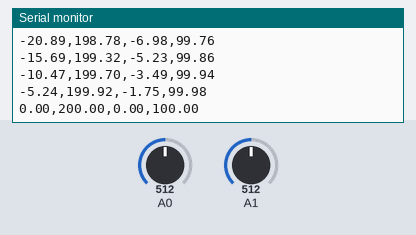
The sketch below on a simulated Arduino Uno, built with avr-gcc and run on an emulated ATmega328P. Shown: the last lines printed to the serial monitor. Inputs (shaded band) come from the test bench; at power-on: A0 = 512, A1 = 512.

Above: at 6.3 s.
6.4 s: A0 set to 716
At 7.4 s:
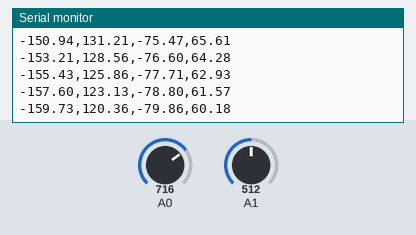
7.9 s: A1 set to 716
At 8.6 s:
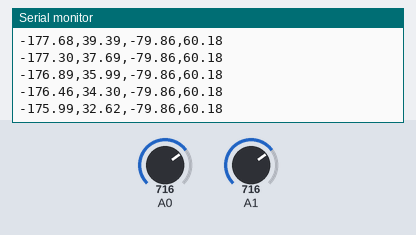
9.4 s: A0 set to 900
At 10.6 s:
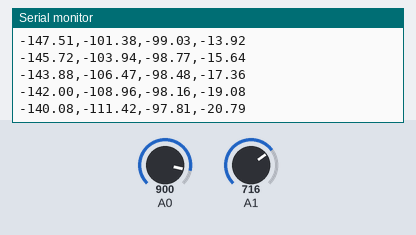
10.9 s: A1 set to 900
At 12.0 s:
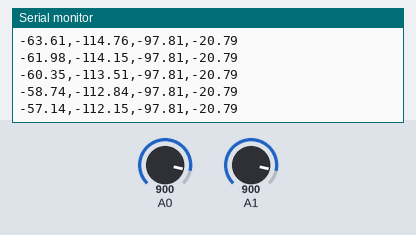
Timing chart, 0 to 13.4 s (numbered marks = the images above; inputs shaded):
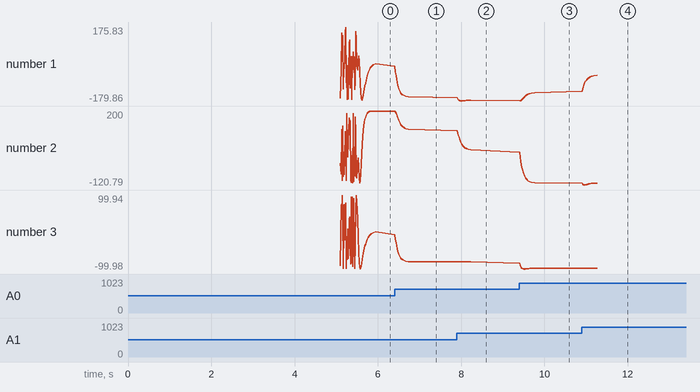

Measured:
- after the input at 6.4 s, the serial monitor: prints a new line at once (image 1)
- after the input at 9.4 s, the serial monitor: prints a new line at once (image 3)
- after the input at 10.9 s, the serial monitor: prints a new line at once (image 4)
- plotted number 1: 0 → -159.73 after the input at 6.4 s, -175.99 → -140.08 after the input at 9.4 s, -140.08 → -57.14 after the input at 10.9 s
- plotted number 2: 200 → 120.36 after the input at 6.4 s, 32.62 → -111.42 after the input at 9.4 s, -111.42 → -112.15 after the input at 10.9 s
- plotted number 3: 0 → -79.86 after the input at 6.4 s, -79.86 → -97.81 after the input at 9.4 s

The sketch:

potenciometro.ino
```cpp
#include "potenciometro.h"
#include "math.h"

Pot pot1(A0);
Pot pot2(A1);

// Variáveis para guardar a última posição (x,y) que foi impressa.
// Iniciamos com um valor que provavelmente será diferente do primeiro cálculo.
float ultimoX = -999.0;
float ultimoY = -999.0;

int L = 100;

// (Opcional, mas recomendado) Define uma pequena tolerância.
// O valor só será impresso se a mudança for maior que este valor.
// Isso evita impressões desnecessárias por causa de ruído elétrico mínimo.
const float TOLERANCIA = 0.5;

void setup() {
  Serial.begin(115200);
  delay(100);
  pot1.setAngRef();
  pot2.setAngRef();
  delay(5000);
}

void loop() {
  // 1. A leitura e os cálculos continuam sendo feitos em toda iteração do loop.
  // Isso garante que você sempre tenha os dados mais recentes, sem alterar a lógica de leitura.
  int ang1 = pot1.leitura();
  int ang2 = pot2.leitura();

  float rad1 = pot1.angulo(ang1);
  float rad2 = pot2.angulo(ang2);

  float y = L * (cos(rad1) + cos(rad1 + rad2));
  float x = L * (sin(rad1) + sin(rad1 + rad2));

  float yH = L * (cos(rad1));
  float xH = L * (sin(rad1));

  // 2. A CONDIÇÃO é aplicada aqui, ANTES de imprimir.
  // Comparamos o valor recém-calculado de 'x' e 'y' com o último que foi impresso.
  // A função fabs() calcula o valor absoluto (módulo) da diferença.
  if (fabs(x - ultimoX) > TOLERANCIA || fabs(y - ultimoY) > TOLERANCIA) {

    // 3. Se a mudança for maior que a tolerância, imprimimos.
    Serial.print(x);
    Serial.print(",");
    Serial.print(y);
    Serial.print(",");
    Serial.print(xH);
    Serial.print(",");
    Serial.println(yH);

    // 4. E SÓ ENTÃO, atualizamos os últimos valores conhecidos.
    ultimoX = x;
    ultimoY = y;
  }

  delay(10);
}
```

potenciometro.cpp
```cpp
#include "potenciometro.h"
#include <Arduino.h>
#include "math.h"

Pot::Pot(int pin) {
  this->pino = pin;
  this->xn1 = 0;
  this->yn1 = 0;
  this->ultInter = 0;

}

void Pot::setAngRef() {
  xn = analogRead(pino) / 1023.0; // normaliza para 0–1
  this->angRef = xn * 270; // depende da calibração real
  xn1 = xn;
  yn1 = angRef;
  Serial.print("Este é o ângulo de Referencia:");
  Serial.println(angRef);
}

int Pot::leitura() {
  unsigned long now = micros();
  if (now - ultInter >= interAmostra) {
    xn = analogRead(pino) / 1023.0;
    yn = 0.072821 * xn + 0.072821 * xn1 + 0.854359 * yn1;
    yn1 = yn;
    xn1 = xn;
    ultInter = now;
    int angulo = 270 * yn;
    if(angulo > angRef){
        return 360 + (angRef - angulo);
    }
    return angRef-angulo;
  }
}

float Pot::angulo(int leitura) {
  // return (leitura*M_PI)/180;
  int l = leitura;
  if (l > 180)
  l -= 360;
  else if (l < -180)
  l += 360;
  return (l*M_PI)/180;
}
```

potenciometro.h
```cpp
#ifndef POT_H
#define POT_H


class Pot {
  private:
    int pino;
    int angRef;
    const int interAmostra = 2500;
    float xn1;
    float yn1;
    unsigned long ultInter;
    float xn;
    float yn;

  public:
    Pot(int pin);
    int leitura();
    void setAngRef();  // ← Moveu para a seção pública
    float angulo(int leitura);
};

#endif
```
